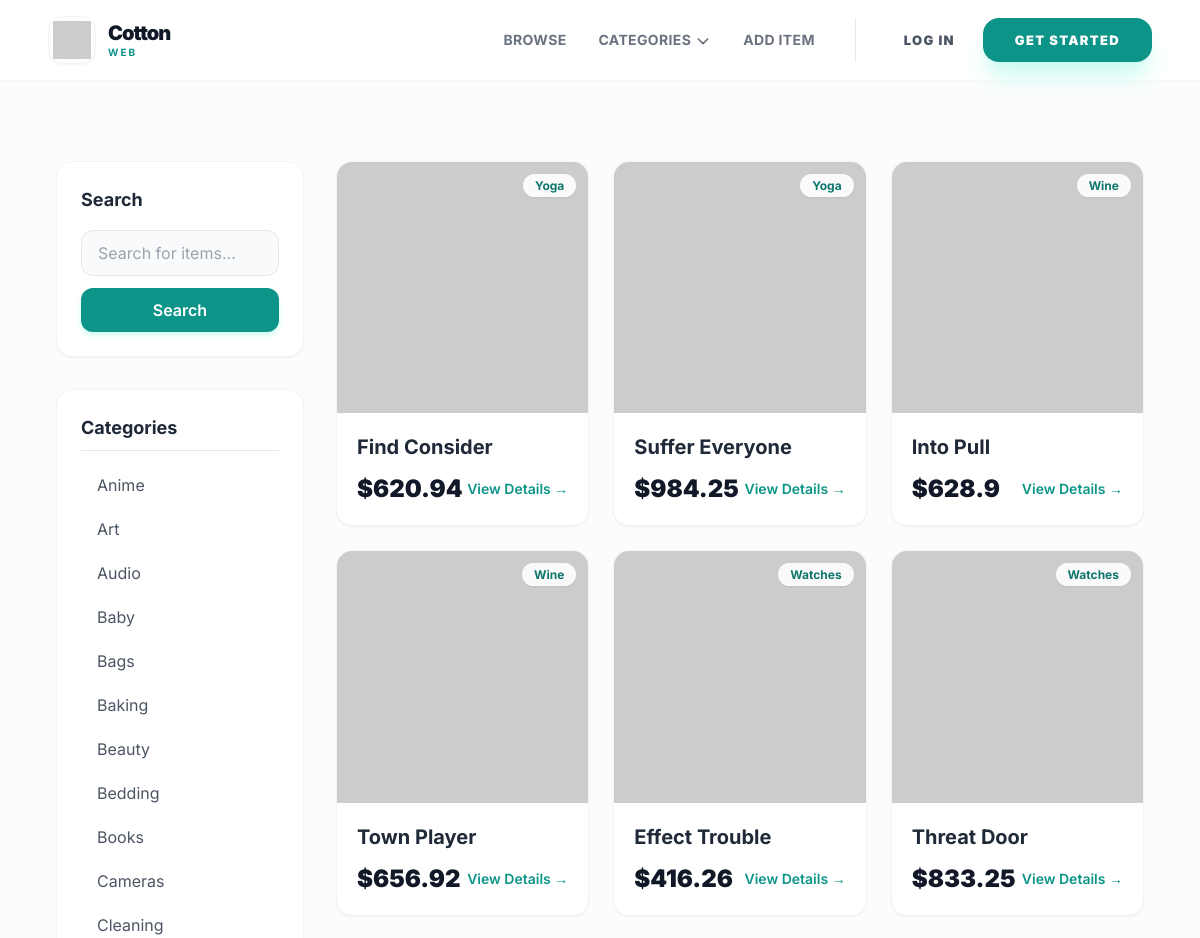
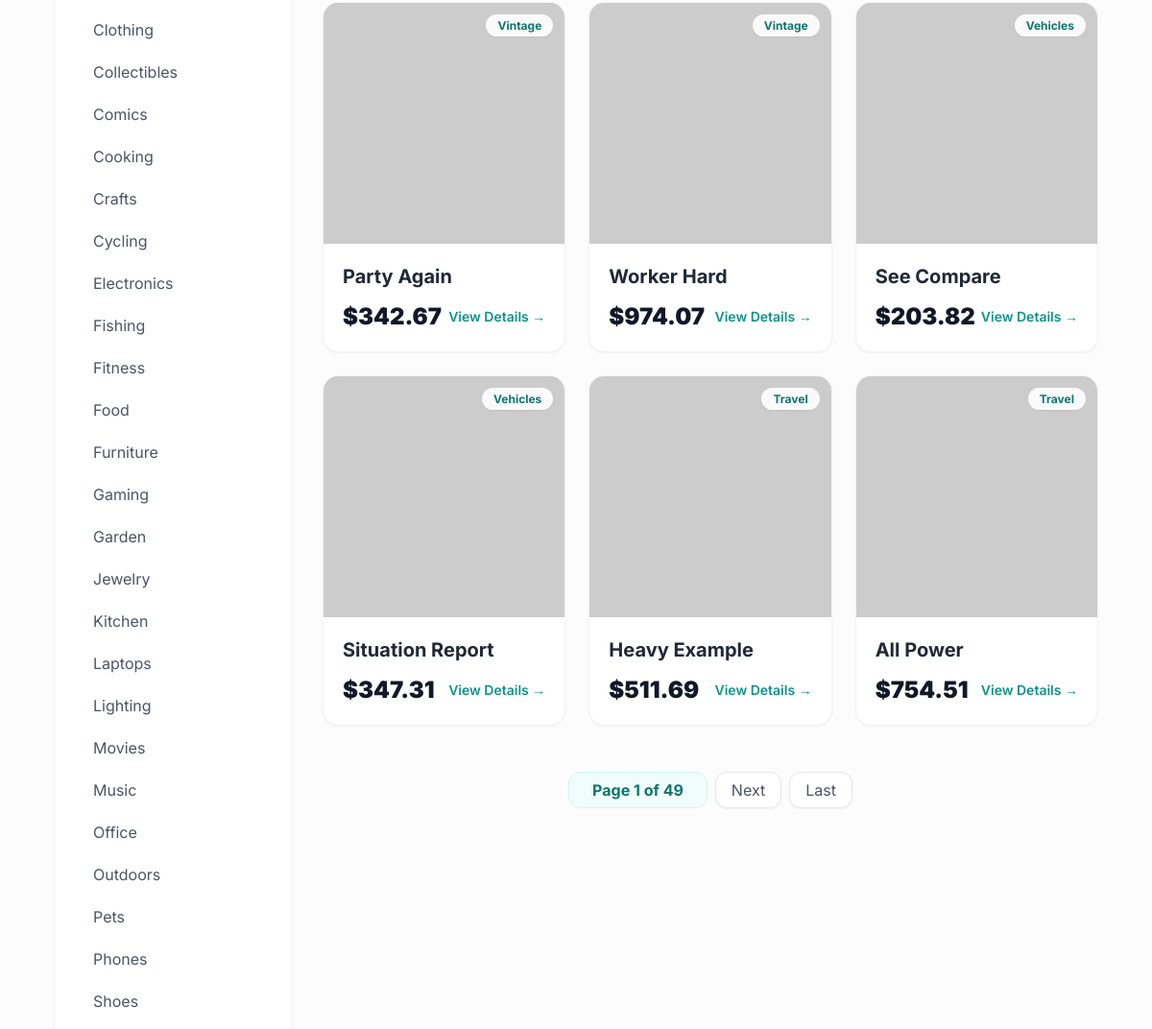
Page /items/ (upper part) on the earlier database version (2 pictures, top to bottom).
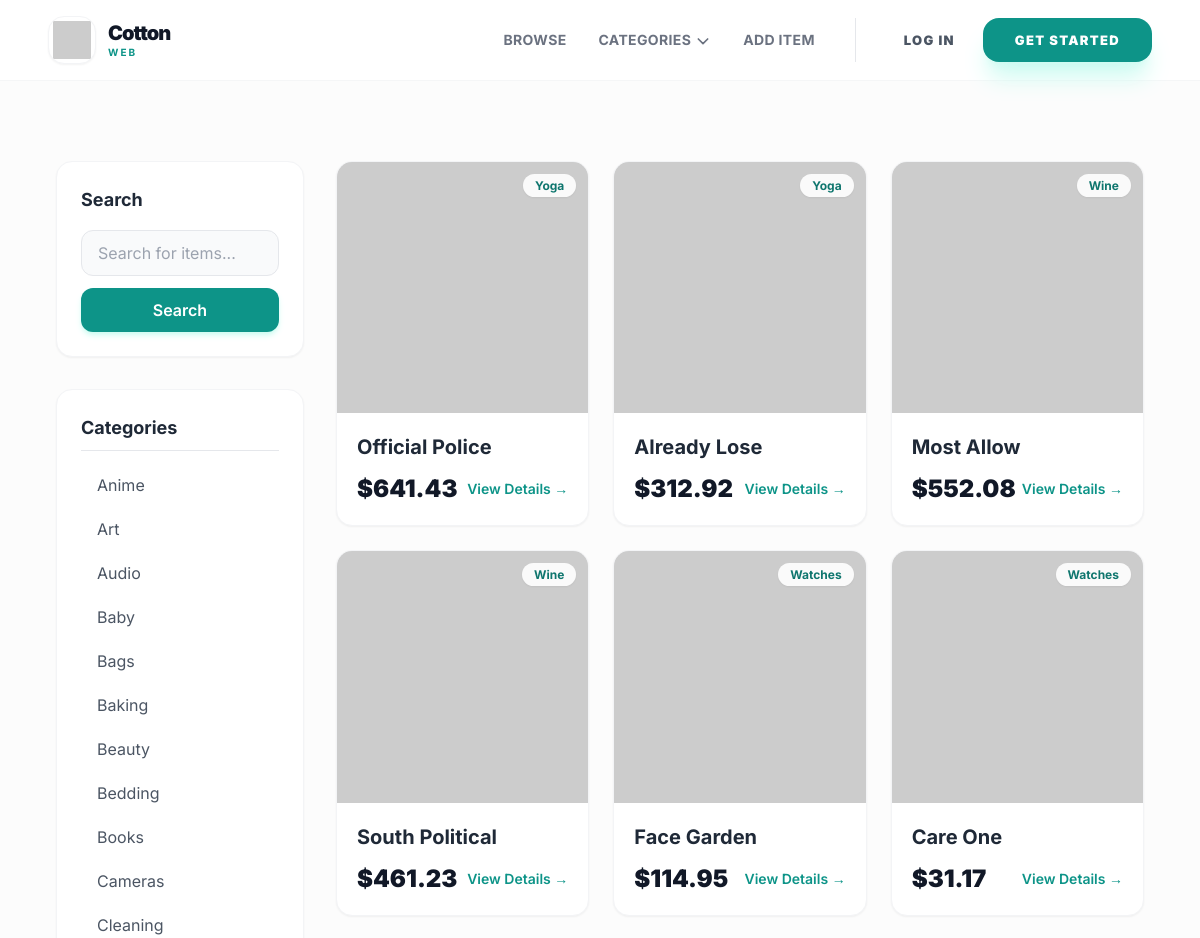
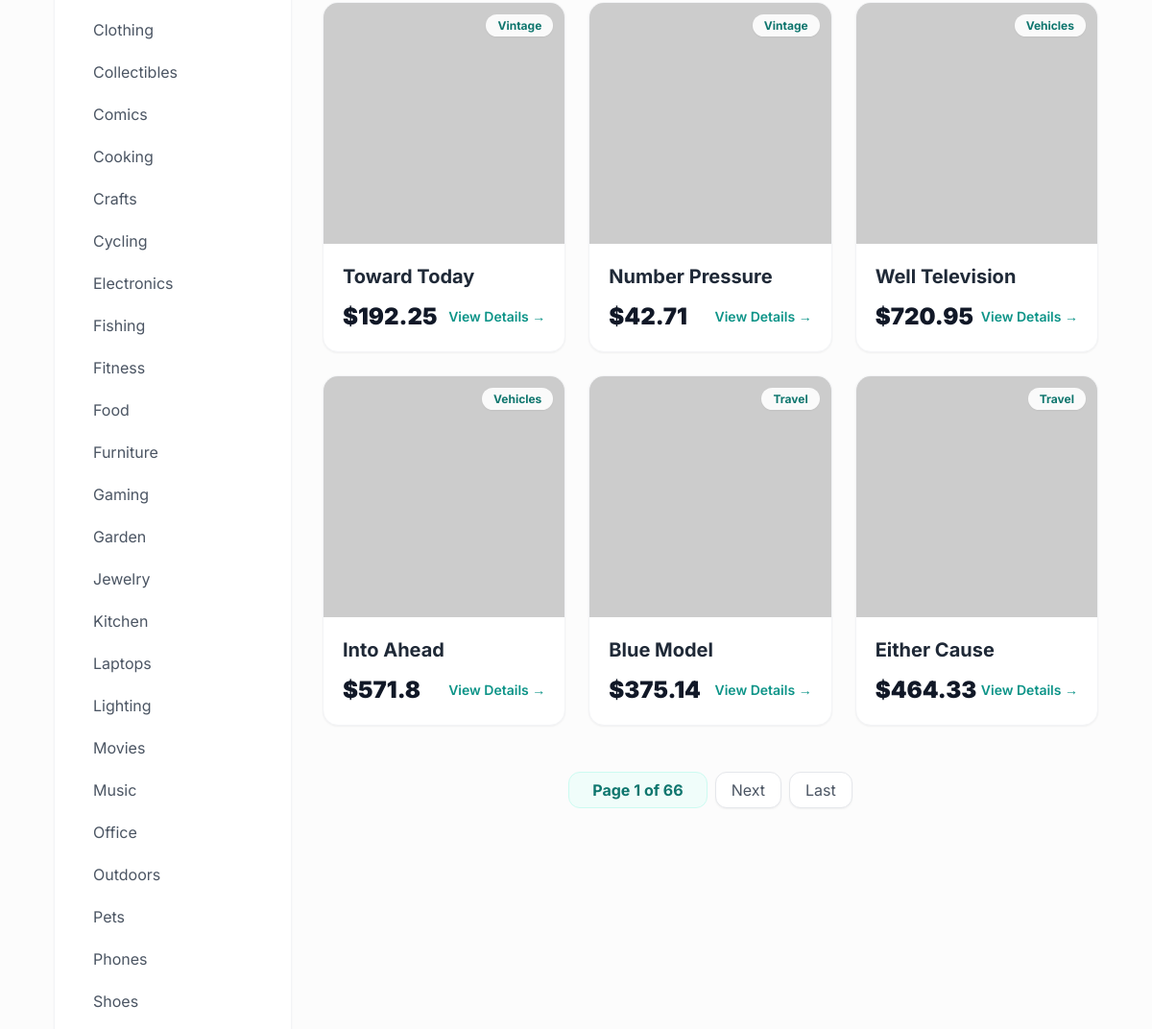
Same page on the later database version (2 pictures, top to bottom).
### item/models.py (models this page shows, shortened)
class Category(models.Model):
    name = models.CharField(max_length=200)
    class Meta:
        verbose_name_plural = 'Categories'
        ordering = ('name',)

class Item(models.Model):
    category = models.ForeignKey(
        Category,
        related_name='items',
        on_delete=models.CASCADE,
    )
    user = models.ForeignKey(
        settings.AUTH_USER_MODEL,
        related_name='items',
        on_delete=models.CASCADE,
    )
    name = models.CharField(max_length=100)
    description = models.TextField(blank=True, null=True)
    price = models.FloatField()
    image = models.ImageField(upload_to='item_images', blank=True, null=True)
    is_sold = models.BooleanField(default=False, db_index=True)
    created_at = models.DateTimeField(auto_now_add=True, db_index=True)

### item/views.py (the view)
# urls.py: path('', views.items, name='items'),
def items(request):
    query = request.GET.get('query', '')
    category_id = request.GET.get('category', 0)
    categories = cache.get_or_set('all_categories', Category.objects.all(), 3600)
    items_list = (
        Item.objects.filter(is_sold=False)
        .select_related('category', 'user')
        .order_by('-created_at')
    )
    if category_id and int(category_id) != 0:
        items_list = items_list.filter(category_id=category_id)
    if query:
        items_list = items_list.filter(
            Q(name__icontains=query) | Q(description__icontains=query)
        )
    paginator = Paginator(items_list, 12)
    page_number = request.GET.get('page')
    page_obj = paginator.get_page(page_number)
    return render(request, 'item/items.html', {
        'items': page_obj,
        'query': query,
        'categories': categories,
        'category_id': int(category_id),
    })

### core/context_processors.py (called while the page is built)
def categories(request):
    return {
        'all_categories': Category.objects.all()
    }

def is_seller(request):
    if request.user.is_authenticated:
        return {
            'is_seller': request.user.user_type == 'Seller'
        }
    return {'is_seller': False}

def notification_count(request):
    if request.user.is_authenticated:
        count = Notification.objects.filter(
            user=request.user,
            is_read=False
        ).count()
        return {'unread_notification_count': count}
    return {'unread_notification_count': 0}

### item/templates/item/items.html (shortened to what the changed rows need)
{% extends "core/base.html" %}
{% block content %}
<div class="max-w-7xl mx-auto px-4 sm:px-6 lg:px-8 py-8">
    <div class="grid grid-cols-1 md:grid-cols-4 gap-8">
        <div class="col-span-1 space-y-8">
            <div class="bg-white p-6 rounded-2xl shadow-sm border border-gray-100">
                <ul class="space-y-2">
                    {% for category in categories %}
                        <li>
                            <a href="{% url 'item:items' %}?query={{ query }}&category={{ category.id }}"
                               class="block py-2 px-4 rounded-lg transition {% if category.id == category_id %}bg-teal-50 text-teal-700 font-bold border-l-4 border-teal-600{% else %}text-gray-600 hover:bg-gray-50 hover:text-teal-600{% endif %}">
                                {{ category.name }}
                            </a>
                        </li>
                    {% endfor %}
                </ul>
            </div>
        </div>
        <div class="col-span-1 md:col-span-3">
            <div class="grid grid-cols-1 sm:grid-cols-2 lg:grid-cols-3 gap-6">
                {% for item in items %}
                    <div class="group bg-white rounded-2xl shadow-sm border border-gray-100 overflow-hidden hover:shadow-xl transition-all duration-300 transform hover:-translate-y-1">
                        <a href="{% url 'item:detail' item.id %}">
                            <div class="aspect-square overflow-hidden relative bg-gray-100">
                                {% if item.image %}
                                    <img src="{{ item.image.url }}"
                                         alt="{{ item.name }}"
                                         loading="lazy"
                                         class="w-full h-full object-cover group-hover:scale-110 transition duration-500">
                                {% else %}
                                    <img src="https://picsum.photos/seed/{{ item.id }}/400/400"
                                         alt="{{ item.name }}"
                                         loading="lazy"
                                         class="w-full h-full object-cover group-hover:scale-110 transition duration-500">
                                {% endif %}
                                <div class="absolute top-3 right-3">
                                    <span class="bg-white/90 backdrop-blur px-3 py-1 rounded-full text-xs font-bold text-teal-700 shadow-sm">
                                        {{ item.category.name }}
                                    </span>
                                </div>
                            </div>
                            <div class="p-5">
                                <h2 class="text-xl font-bold text-gray-800 group-hover:text-teal-600 transition truncate">{{ item.name }}</h2>
                                <div class="mt-3 flex items-center justify-between">
                                    <p class="text-2xl font-black text-gray-900">${{ item.price }}</p>
                                    <span class="text-sm text-teal-600 font-semibold group-hover:underline">View Details →</span>
                                </div>
                            </div>
                        </a>
                    </div>
                {% empty %}
                    <div class="col-span-full py-20 text-center">
                        <p class="text-gray-400 text-xl italic">No items found matching your criteria.</p>
                    </div>
                {% endfor %}
            </div>
            {% if items.has_other_pages %}
            <div class="mt-12 flex justify-center items-center space-x-2">
                <div class="px-6 py-2 bg-teal-50 text-teal-700 font-bold rounded-xl border border-teal-100">
                    Page {{ items.number }} of {{ items.paginator.num_pages }}
                </div>
                {% if items.has_next %}
                    <a href="?page={{ items.next_page_number }}{% if query %}&query={{ query }}{% endif %}{% if category_id %}&category={{ category_id }}{% endif %}"
                       class="px-4 py-2 bg-white border border-gray-200 text-gray-600 rounded-xl hover:bg-teal-600 hover:text-white transition shadow-sm">
                        Next
                    </a>
                    <a href="?page={{ items.paginator.num_pages }}{% if query %}&query={{ query }}{% endif %}{% if category_id %}&category={{ category_id }}{% endif %}"
                       class="px-4 py-2 bg-white border border-gray-200 text-gray-600 rounded-xl hover:bg-teal-600 hover:text-white transition shadow-sm">
                        Last
                    </a>
                {% endif %}
            </div>
            {% endif %}
        </div>
    </div>
</div>
{% endblock content %}

Differences in the rows shown:
no longer on this page (row unchanged): Item: category.name "Yoga", name "Find Consider", price "620.94"
no longer on this page (row unchanged): Item: category.name "Yoga", name "Suffer Everyone", price "984.25"
no longer on this page (row unchanged): Item: category.name "Wine", name "Into Pull", price "628.9"
no longer on this page (row unchanged): Item: category.name "Wine", name "Town Player", price "656.92"
no longer on this page (row unchanged): Item: category.name "Watches", name "Effect Trouble", price "416.26"
no longer on this page (row unchanged): Item: category.name "Watches", name "Threat Door", price "833.25"
no longer on this page (row unchanged): Item: category.name "Vintage", name "Party Again", price "342.67"
no longer on this page (row unchanged): Item: category.name "Vintage", name "Worker Hard", price "974.07"
no longer on this page (row unchanged): Item: category.name "Vehicles", name "See Compare", price "203.82"
no longer on this page (row unchanged): Item: category.name "Vehicles", name "Situation Report", price "347.31"
no longer on this page (row unchanged): Item: category.name "Travel", name "Heavy Example", price "511.69"
no longer on this page (row unchanged): Item: category.name "Travel", name "All Power", price "754.51"
added Item: category.name "Yoga", name "Official Police", price "641.43"
added Item: category.name "Yoga", name "Already Lose", price "312.92"
added Item: category.name "Wine", name "Most Allow", price "552.08"
added Item: category.name "Wine", name "South Political", price "461.23"
added Item: category.name "Watches", name "Face Garden", price "114.95"
added Item: category.name "Watches", name "Care One", price "31.17"
added Item: category.name "Vintage", name "Toward Today", price "192.25"
added Item: category.name "Vintage", name "Number Pressure", price "42.71"
added Item: category.name "Vehicles", name "Well Television", price "720.95"
added Item: category.name "Vehicles", name "Into Ahead", price "571.8"
added Item: category.name "Travel", name "Blue Model", price "375.14"
added Item: category.name "Travel", name "Either Cause", price "464.33"
Other differences:
{{ items.paginator.num_pages }}: "49" → "66"
